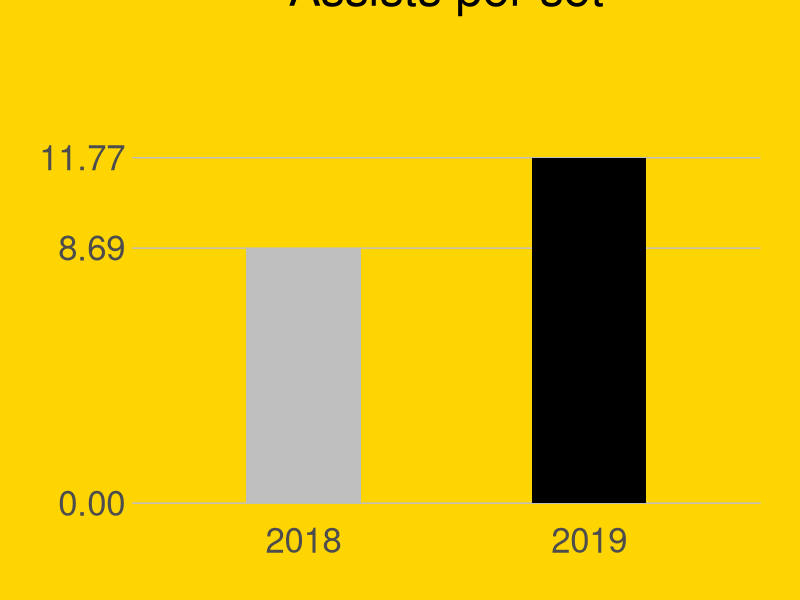
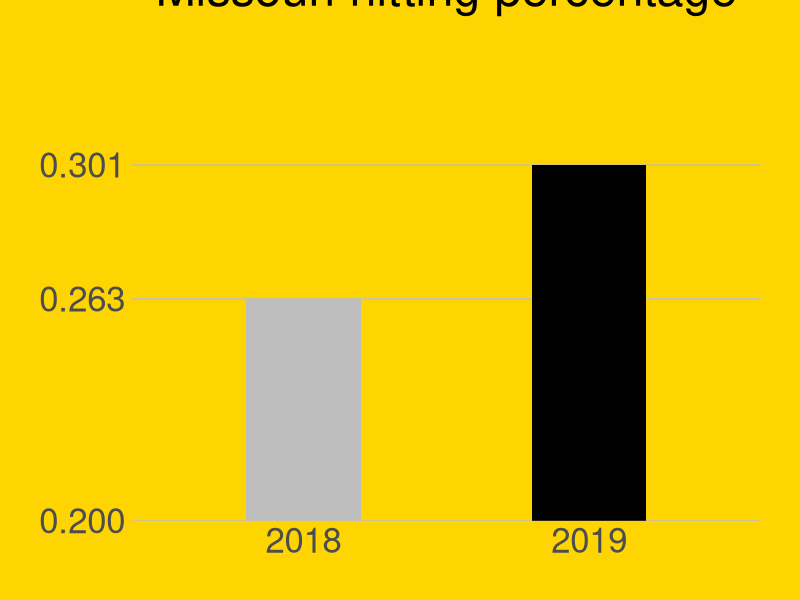

Generate these figures, in order, with R:
library(ggplot2)
library(scales)

Fuentes_stats_df <- read.csv("Andrea_Fuentes_stats_2018_2019.csv")

Fuentes_stats_df$year <- as.factor(Fuentes_stats_df$year)

theme_plot <- function(...) {
  # theme_minimal() +
  theme( 
    axis.title.x = element_blank(),
    axis.title.y = element_blank(),
    # axis.title.y = element_text(vjust=8, size = 14),
    axis.ticks = element_blank(),
    axis.text.x = element_text(size = 25),
    axis.text.y = element_text(size = 25), 
    panel.grid.major.x = element_blank(),
    # panel.grid.major.y = element_blank(),
    panel.grid.major.y = element_line(colour = "gray75"),
    panel.grid.minor = element_blank(), 
    # text = element_text(size=16), 
    plot.title = element_text(hjust = 0.5, vjust = 10, size = 35), 
    # plot.subtitle = element_text(hjust = -0.12, vjust = 10, , color = "orange"),
    plot.margin = unit(c(2,1,1,1), "cm"),
    panel.background = element_rect(fill = '#fed500', color = "#fed500"),
    plot.background = element_rect(fill = "#fed500", color = "#fed500"),
    # plot.background = element_rect(fill = 'gray95'),
    panel.border = element_blank(),
    legend.position = "none",
  )
}

colorPalette <- c("gray", "black")
p_assists_per_set <- ggplot(Fuentes_stats_df) + geom_bar(aes(x=year, y = assists_per_set, fill = year), stat = "identity", width=0.4) +
     scale_y_continuous(breaks = c(0, 8.69, 11.77), limits = c(0, 12)) +
     # geom_text(aes(label = max_kills, x=year, y = max_kills), position = position_dodge(width = 0.75), vjust = -0.6, size = 4) + 
     scale_fill_manual(values=colorPalette) +
     theme_plot() + 
     ggtitle(label = "Assists per set") 
     # ylab("Single-match high")
print(p_assists_per_set)

p_missouri_hit_pcntg <- ggplot(Fuentes_stats_df) + geom_bar(aes(x=year, y = team_hit_pcntg, fill = year), stat = "identity", width=0.4) +
     scale_y_continuous(breaks = c(0.20, 0.263, 0.301), limits = c(0.205, 0.305), oob = rescale_none) +
     # geom_text(aes(label = max_kills, x=year, y = max_kills), position = position_dodge(width = 0.75), vjust = -0.6, size = 4) + 
     scale_fill_manual(values=colorPalette) +
     theme_plot() + 
     ggtitle(label = "Missouri hitting percentage") 
     # ylab("Single-match high")
print(p_missouri_hit_pcntg)

